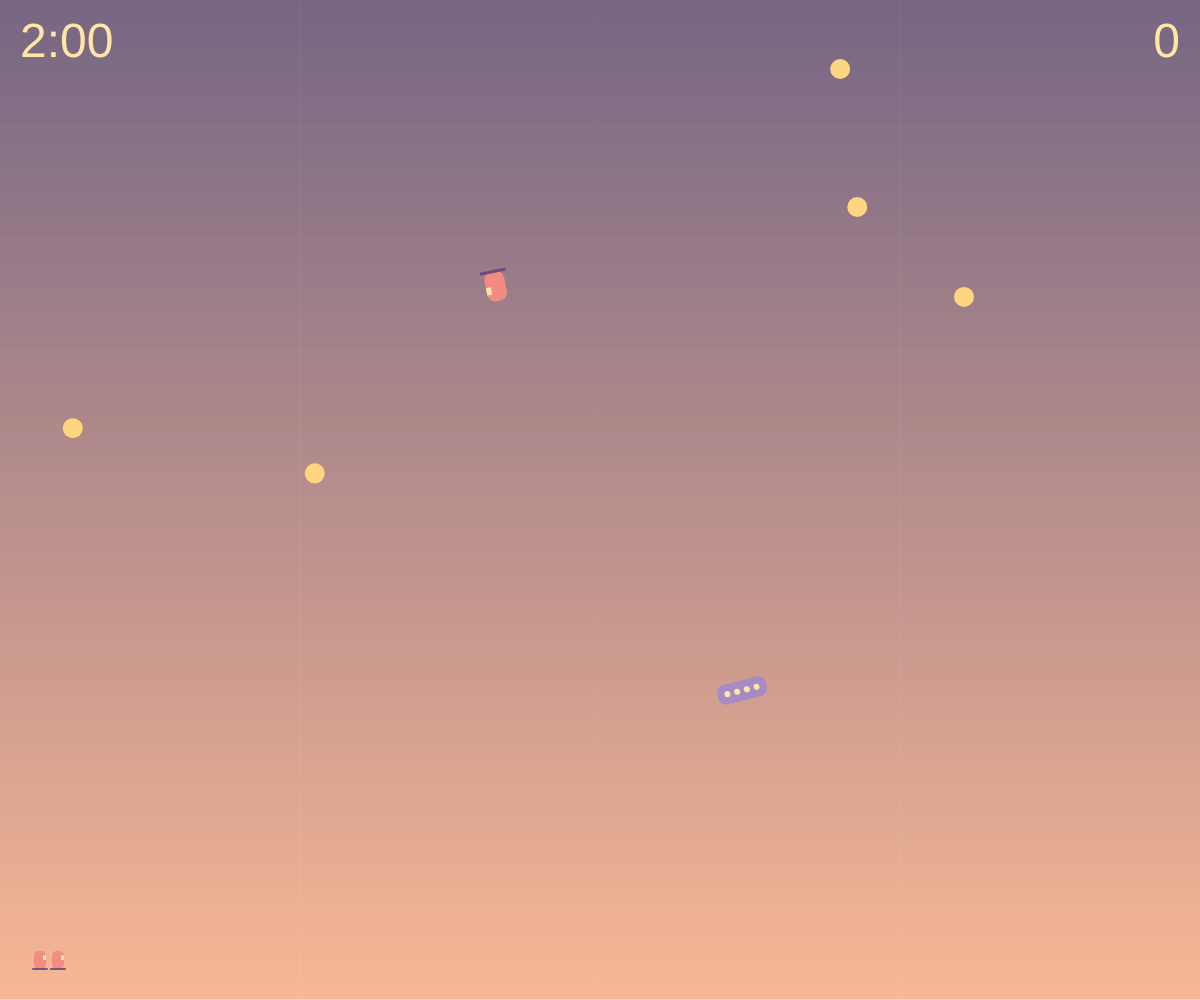
Frame 1 (no input)
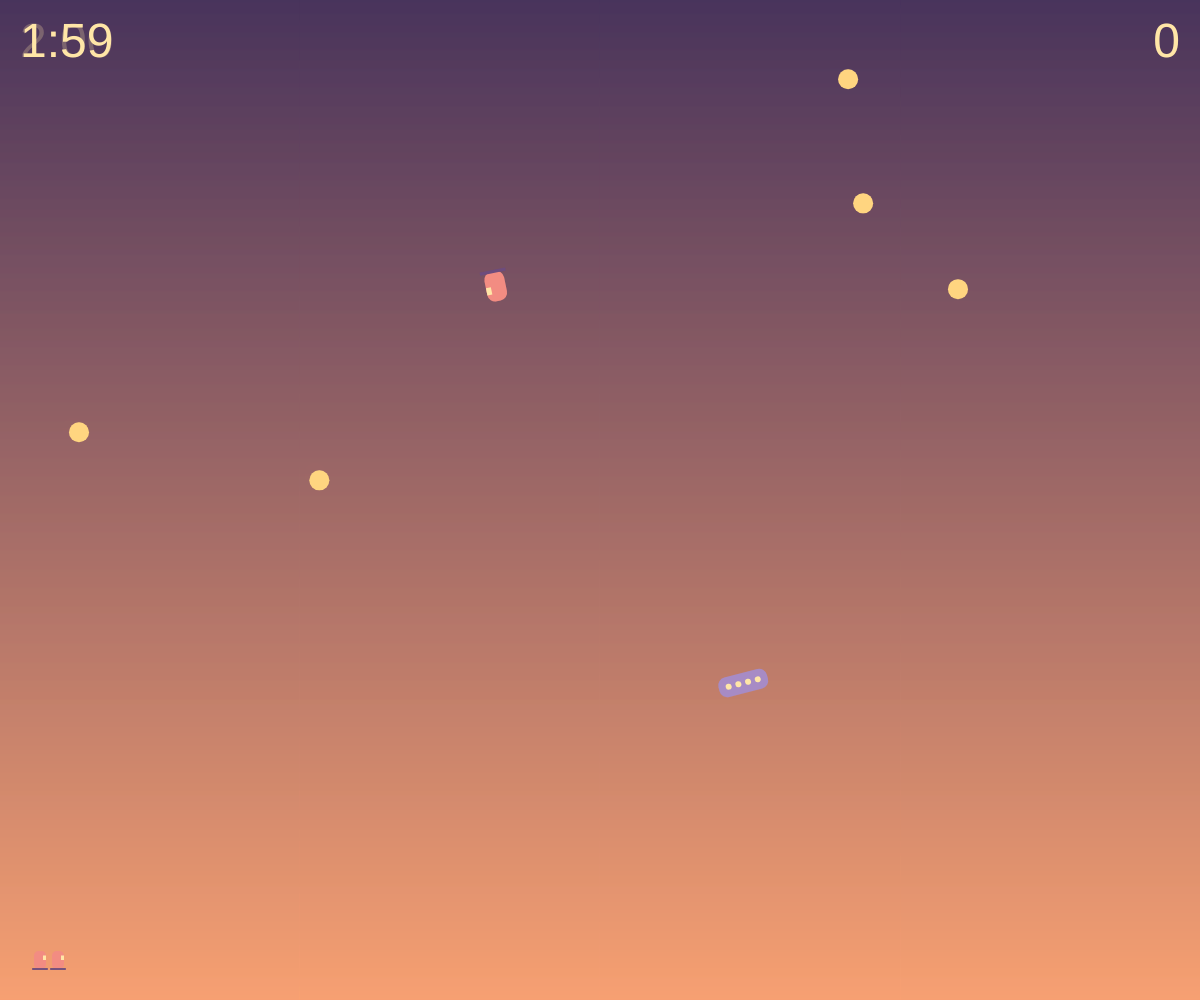
Frame 60 (no input)
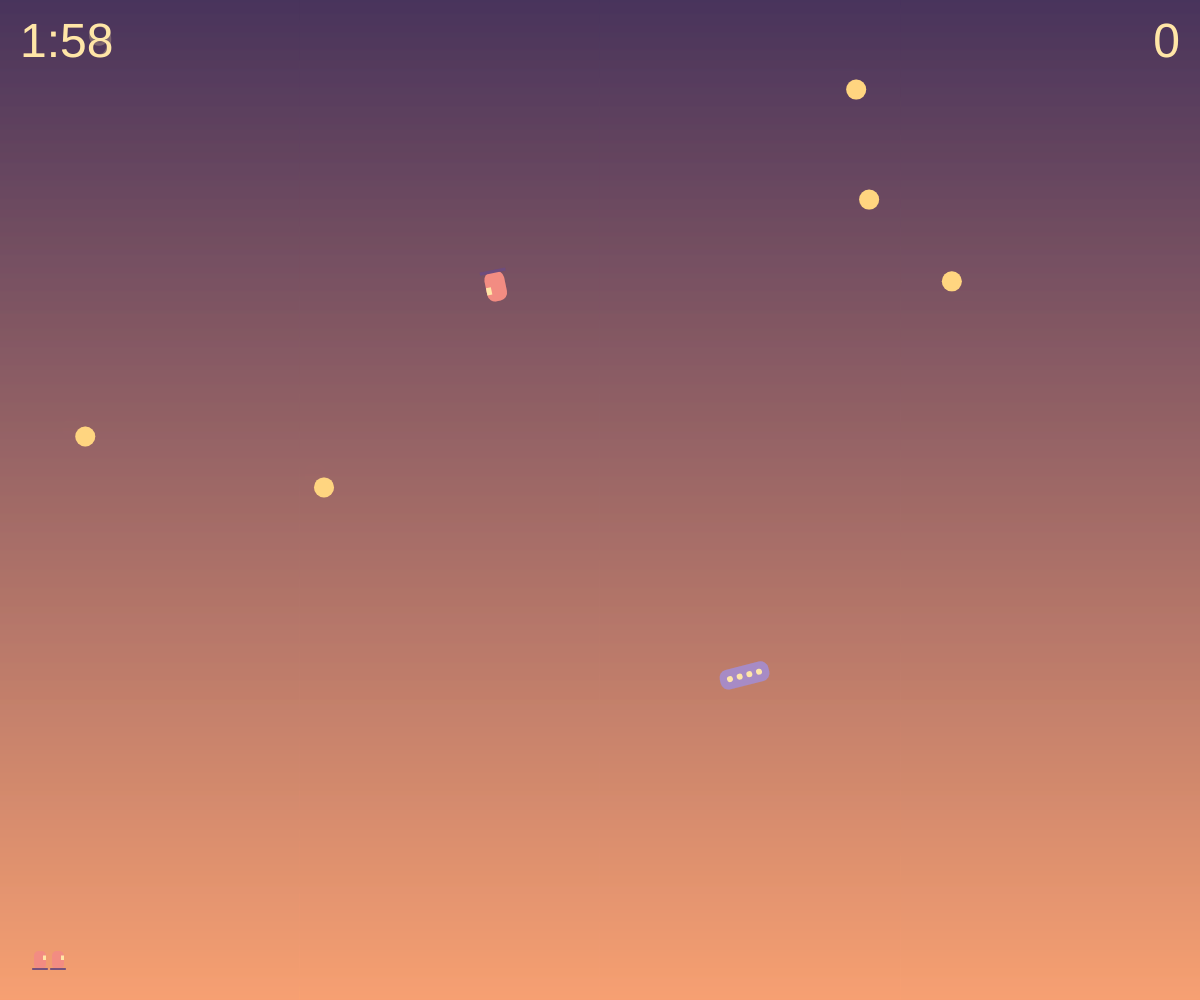
Frame 120 (the mouse pressed at the canvas centre since frame 60)

The p5.js sketch that drew these frames (run headless with seeded random() and noise() and a simulated clock; from frame 60 on, the mouse is pressed at the canvas centre):

// p5.js sketch
// ── sketch.js
let game;

/**
 * The longest frame the game will simulate, in ms. After a tab has been
 * hidden, the first deltaTime can cover the whole time away (many seconds),
 * which would jump everything along its path and finish every timer at once.
 * 50ms is a 20 fps frame; below that, the game runs in slow motion instead.
 **/
const MAX_DELTA_MS = 50;

/** Establish all the game elements. */
function setup() {
  createCanvas(windowWidth, windowHeight);
  game = new Game();
  // Pause when the window loses focus (switching tabs or apps), and resume
  // when it comes back. p5 has no built-in for this, so use the browser's
  // own window events.
  window.addEventListener("blur", () => {
    game.paused = true;
  });
  window.addEventListener("focus", () => {
    game.paused = false;
  });
}

function draw() {
  drawSunset();
  // move all game elements first, unless paused. Skipping move() freezes
  // everything, including the level timer, since it all runs on delta.
  if (!game.paused) {
    game.move(Math.min(deltaTime, MAX_DELTA_MS));
  }
  // then draw all game elements
  game.draw();
}
function drawSunset() {
  push();

  const topColor = color("#49345C");
  const bottomColor = color("#F7A072");

  strokeWeight(1);

  for (let y = 0; y < height; y++) {
    const amount = y / height;
    const skyColor = lerpColor(topColor, bottomColor, amount);

    stroke(skyColor);
    line(0, y, width, y);
  }

  pop();
}
// ── game.js
/**
 * This ties the entire game together. From its references, everything that
 * matters for game rendering, logic, and control is accessible.
 */
class Game {
  static DEFAULT_NUM_LIVES = 3;
  /** How long (ms) junk must stay in the beam to be caught. */
  static JUNK_CATCH_TIME_MS = 500;
  /** How long (ms) carried junk must stay in the pickup circle. */
  static JUNK_DROPOFF_TIME_MS = 1000;
  /** Points for each piece of junk delivered to the Mothership. */
  static SCORE_DROPOFF = 100;
  /** The one level in this version of the game. Time is in ms. */
  static LEVEL = { name: "Training", junk: 5, time: 120000 };

  /** Number of lives remaining */
  lives;

  /** The level being played. */
  level;

  /** Player ship. */
  magpie;

  /** Cargo ship to take junk to. */
  mothership;

  /** Input controller for the keyboard */
  inputs;

  /** When true, draw Physics debug graphics. Toggled with ~ or backtick. */
  debug;

  /** Total game score */
  score;

  /** When true, nothing moves and the timer stops. Set by sketch.js. */
  paused;

  constructor() {
    this.lives = Game.DEFAULT_NUM_LIVES;
    this.level = new Level(Game.LEVEL);

    // we want to place magpie and mothership near the center, so use these
    const padW = width / 4;
    const padH = height / 4;

    // establish Magpie
    this.magpie = new Magpie();
    this.magpie.physics.x = random(padW, padW * 3);
    this.magpie.physics.y = random(padH, padH * 3);
    this.magpie.physics.rotation = random(0, 2 * Math.PI);

    // establish Mothership
    this.mothership = new Mothership();
    this.mothership.physics.x = random(padW, padW * 3);
    this.mothership.physics.y = random(padH, padH * 3);
    this.mothership.physics.rotation = random(0, 2 * Math.PI);
    this.mothership.physics.dx = random(-12, 12); // pixels per second
    this.mothership.physics.dy = random(-12, 12);

    this.inputs = new Inputs(this.magpie);
    this.debug = false;

    this.score = 0;
    this.paused = false;
  }

  /**
   * Applies input, moves everything that is movable, then resolves
   * interactions between things at their new positions.
   **/
  move(delta) {
    this.inputs.handleKeyDown(delta);
    this.magpie.move(delta);
    this.mothership.move(delta);
    // the level timer stops once the level is complete
    this.level.move(delta, { countTime: !this.isLevelComplete() });
    const junk = this.resolveBeam(delta);
    if (junk) {
      this.magpie.captureJunk(junk);
      this.level.removeJunk(junk);
    }

    if (this.resolveDropoff(delta)) {
      this.magpie.capturedJunk = null; // delivered, so it disappears
      this.updateScore("dropoff");
    }
  }

  /**
   * Checks which junk, if any, is inside the Magpie's beam. The delta param
   * is the elapsed time in ms since the previous render, so it should be
   * roughly 16ms if the frame rate remains 60 hz. Returns the junk that has
   * been in the beam long enough to catch, or null if there isn't one.
   **/
   resolveBeam(delta) {
    let best = null;

    for (const junk of this.level.junk) {
      if (this.magpie.beamContains(junk.physics)) {
        junk.beamTime += delta;

        if (best === null || junk.beamTime > best.beamTime) {
          best = junk;
        }
      } else {
        junk.beamTime = Math.max(0, junk.beamTime - delta);
      }
    }

    if (best !== null && best.beamTime > Game.JUNK_CATCH_TIME_MS) {
      return best;
    }

    return null;
  }

  /**
   * Checks whether the junk the Magpie is carrying is inside the Mothership's
   * pickup circle, and adds or drains its dropoff time to match. Returns true
   * once it has been there longer than JUNK_DROPOFF_TIME_MS, meaning the junk
   * is delivered.
   **/
  resolveDropoff(delta) {
    // TODO (Phase 4): If the Magpie isn't carrying junk, return false. If
    // the carried junk is within Mothership.PICKUP_DIAMETER / 2 of the
    // Mothership, add delta to its dropoffTime. Otherwise, drain its
    // dropoffTime by delta, but not below zero. Return true when dropoffTime
    // is more than Game.JUNK_DROPOFF_TIME_MS.
    return false;
  }

  draw() {
    this.level.draw(this.score, this.lives);
    this.mothership.draw();
    this.magpie.draw();
    // We can show messages, but keep it to one at a time.
    if (this.paused) {
      Game.drawMessage("Paused");
    } else if (this.isLevelComplete()) {
      Game.drawMessage("All clear!");
    }
  }

  /** Dims the whole canvas and writes a message in the middle. */
  static drawMessage(message) {
    push();
    noStroke();
    fill("#000000a0");
    rect(0, 0, width, height);
    fill("#ffffff");
    textAlign(CENTER, CENTER);
    textSize(64);
    text(message, width / 2, height / 2);
    pop();
  }

  updateScore(reason) {
    // TODO (Phase 4): When the reason is "dropoff", add Game.SCORE_DROPOFF
    // to the score.
  }

  isLevelComplete() {
    // level is complete when there is no more junk to salvage and the magpie
    // isn't hauling anything.
    return this.level.junk.length === 0 && this.magpie.capturedJunk === null;
  }
}

// ── inputs.js
/** Organizer class for user input and applying it against the magpie. */
class Inputs {
  /** Forward thrust, in pixels per second, per second. */
  static THRUST = 180;
  /** Reverse thrust is weaker than forward thrust. */
  static REVERSE_THRUST = 90;
  /** Turning speed, in radians per second. */
  static TURN_RATE = 1.8;

  magpie;

  constructor(magpie) {
    this.magpie = magpie;
  }

  /**
   * WASD for movement, space for tractor beam. `delta` is the ms since the last
   * frame, so holding a key has the same effect at any frame rate.
   **/
  handleKeyDown(delta) {
    if (keyIsDown("w")) {
      this.magpie.physics.thrust(Inputs.THRUST, delta);
    }

    if (keyIsDown("s")) {
      this.magpie.physics.thrust(-Inputs.REVERSE_THRUST, delta);
    }

    if (keyIsDown("a")) {
      this.magpie.physics.rotate(-Inputs.TURN_RATE, delta);
    }

    if (keyIsDown("d")) {
      this.magpie.physics.rotate(Inputs.TURN_RATE, delta);
    }

    if (keyIsDown("Space")) {
      this.magpie.enableBeam(true);
    } else {
      this.magpie.enableBeam(false);
    }
  }
}
/**
 * Keys whose browser default is to scroll the page (or a parent page) in
 * case this is inside an iframe.
 **/
const SCROLL_KEYS = [" ", "ArrowUp", "ArrowDown", "ArrowLeft", "ArrowRight"];

/**
 * Handles one-shot key presses (not held keys). Toggles debug mode with ~ or
 * backtick. Returning false for scroll keys keeps them from scrolling the
 * page; other keys (like Cmd-R) keep their normal browser behavior.
 */
function keyPressed() {
  // game is undefined until setup() runs
  if (game && (key === "~" || key === "`")) {
    game.debug = !game.debug;
  }
  if (SCROLL_KEYS.includes(key)) {
    return false;
  }
}

// ── junk.js
class Junk {
  static DIAMETER = 20;

  physics;

  /** How long (ms) this junk has been in the Magpie's beam. */
  beamTime;

  /** How long (ms) this junk has been in the Mothership's drop zone. */
  dropoffTime;

  constructor() {
    this.physics = new Physics();
    this.physics.x = random(0, width);
    this.physics.y = random(0, height);
    this.physics.dx = random(-12, 12); // pixels per second
    this.physics.dy = random(-12, 12);
    this.beamTime = 0;
    this.dropoffTime = 0;
  }

  draw() {
    push();
    drawEverywhere({
      offset: this.physics,
      drawFn: () => {
        Junk.drawJunk();
        if (game.debug) {
          this.physics.draw();
        }
      },
    });
    pop();
  }

  /**
   * Draws the junk's shape around (0, 0). Assumes the caller has already
   * moved the transform to wherever the junk should appear.
   **/
  static drawJunk() {
    push();
    noStroke();

    // Golden circles to match the sunset colors
    fill("#FFD580");
    circle(0, 0, Junk.DIAMETER);

    pop();
  }

  move(delta) {
    this.physics.move(delta, { constrain: true });
  }
}

// ── level.js
/**
 * Holds info and behavior for a level itself including the timer, and any
 * junk it might contain.
 **/
class Level {
  static LIVES_PAD_BOTTOM = 40;
  static LIVES_PAD_LEFT = 40;
  static LIVES_GAP = 18;
  static LIVES_SCALE = 0.6;
  static HUD_TEXT_SIZE = 48;
  static HUD_PAD = 20;

  name;
  junk;
  time;

  constructor(levelConfig) {
    this.name = levelConfig.name;
    this.junk = [];
    for (let i = 0; i < levelConfig.junk; i++) {
      this.junk.push(new Junk());
    }
    this.time = {
      initial: levelConfig.time,
      elapsed: 0,
    };
  }

  /** Give the remaining time for this level in milliseconds. */
 timeLeft() {
  return Math.max(0, this.time.initial - this.time.elapsed);
}

  /**
   * Draws the UI chrome (timer, score, and lives) and the level's junk. The
   * Magpie and Mothership are drawn by Game, which also passes in the score
   * and lives.
   **/
  draw(score, lives) {
  push();

  // Timer and score
  noStroke();
  fill("#FFE6A7");
  textSize(Level.HUD_TEXT_SIZE);

  const parts = timeToStringParts(this.timeLeft());

  textAlign(LEFT, TOP);
  text(
    `${parts.minutes}:${parts.seconds}`,
    Level.HUD_PAD,
    Level.HUD_PAD
  );

  textAlign(RIGHT, TOP);
  text(score, width - Level.HUD_PAD, Level.HUD_PAD);

  // Spare ships
  for (let i = 0; i < lives - 1; i++) {
    push();
    translate(
      Level.LIVES_PAD_LEFT + i * Level.LIVES_GAP,
      height - Level.LIVES_PAD_BOTTOM
    );
    scale(Level.LIVES_SCALE);
    Magpie.drawMagpie({ rotation: 0, beam: false });
    pop();
  }

  // Junk
  for (const junk of this.junk) {
    junk.draw();
  }

  pop();
}

  /**
   * Moves anything owned by the level (junk, comets, etc). If the `countTime`
   * argument is present and false, the timer doesn't advance, but everything
   * still moves.
   **/
  move(delta, { countTime = true } = {}) {
    // the timer counts game time, not wall-clock time, so it stops whenever
    // move() isn't called (e.g. while paused), or when countTime is false.
    if (countTime) {
      this.time.elapsed += delta;
    }
    for (const junk of this.junk) {
      junk.move(delta);
    }
  }

  removeJunk(junkToRemove) {
    this.junk = this.junk.filter((j) => j !== junkToRemove);
  }
}

// ── magpie.js
class Magpie {
  static DOME_WIDTH = 20;
  static DOME_HEIGHT = 30;
  static PLATFORM_WIDTH = Magpie.DOME_WIDTH + 6;
  static PLATFORM_HEIGHT = 3;
  static BEAM_WIDTH = 50;
  static BEAM_HEIGHT = 60;
  static WINDOW_WIDTH = Magpie.DOME_WIDTH / 4;
  static WINDOW_HEIGHT = Magpie.DOME_HEIGHT / 4;
  /** Where captured junk sits, in the Magpie's own frame (below the ship). */
  static CARGO_Y = 40;

  physics;
  beam;

  /** If we've caught space junk, use a direct reference to draw it. */
  capturedJunk;

  constructor() {
    this.physics = new Physics();
    this.beam = false;
    this.capturedJunk = null; // intentionally empty
  }

  draw() {
    push();
    drawEverywhere({
      offset: this.physics,
      drawFn: () => {
        // TODO (Phase 4): If this.capturedJunk isn't null, draw it here, so
        // the ship is drawn on top of it. Rotate by the Magpie's rotation,
        // translate to (0, Magpie.CARGO_Y), and call Junk.drawJunk(). Use
        // push() and pop() so the ship below isn't moved too.
        Magpie.drawMagpie({ rotation: this.physics.rotation, beam: this.beam });
        if (game.debug) {
          this.physics.draw();
        }
      },
    });
    pop();
  }

  /** Sets the captured junk to the given one, and turns off the beam. */
  captureJunk(junk) {
    // TODO (Phase 4): Remember the junk in this.capturedJunk, and switch the
    // beam off.
  }

  // this method is static. That means it doesn't use `this` to gain access to
  // instance members, because there _is_ no instance. This is essentially a
  // function that happens to be placed inside the Magpie namespace.
 static drawMagpie({ rotation, beam }) {
  push();
  rotate(rotation);
  rectMode(CENTER);
  noStroke();
   // Transparent yellow beam, drawn behind the ship
    if (beam) {
      fill("#FFE6A740");
      triangle(
        0, 0,
        Magpie.BEAM_WIDTH / 2, Magpie.BEAM_HEIGHT,
        -Magpie.BEAM_WIDTH / 2, Magpie.BEAM_HEIGHT
      );
    }

  // Coral dome, centered at the ship's origin
  fill("#F28C82");
  rect(
    0,
    0,
    Magpie.DOME_WIDTH,
    Magpie.DOME_HEIGHT,
    8
  );

  // Plum platform along the dome's bottom edge
  fill("#6D4C7D");
  rect(
    0,
    Magpie.DOME_HEIGHT / 2,
    Magpie.PLATFORM_WIDTH,
    Magpie.PLATFORM_HEIGHT
  );

  // Pale yellow window on the right, just above center
  fill("#FFE6A7");
  rect(
    Magpie.DOME_WIDTH / 2 - Magpie.WINDOW_WIDTH / 2,
    -Magpie.WINDOW_HEIGHT / 2,
    Magpie.WINDOW_WIDTH,
    Magpie.WINDOW_HEIGHT
  );

  pop();
}
  move(delta) {
    this.physics.move(delta, { constrain: true });

    if (this.capturedJunk) {
      push();
      translate(this.physics.x, this.physics.y);
      rotate(this.physics.rotation);
      const cargo = worldToScreen(0, Magpie.CARGO_Y);
      pop();

      this.capturedJunk.physics.x = cargo.x;
      this.capturedJunk.physics.y = cargo.y;
    }
  }

  beamContains({ x, y }) {
    if (!this.beam) {
      return false;
    }

    let inside = false;

    drawEverywhere({
      offset: this.physics,
      drawFn: () => {
        rotate(this.physics.rotation);

        const p = screenToWorld(x, y);
        const halfWidth =
          (p.y / Magpie.BEAM_HEIGHT) * (Magpie.BEAM_WIDTH / 2);
        const withinDepth =
          p.y >= 0 && p.y <= Magpie.BEAM_HEIGHT;

        if (withinDepth && Math.abs(p.x) <= halfWidth) {
          inside = true;
        }
      },
    });

    return inside;
  }

   enableBeam(v) {
    if (!v || this.capturedJunk === null) {
      this.beam = v;
    }
  }
}
// ── mothership.js
class Mothership {
  static WIDTH = 50;
  static HEIGHT = 20;
  static PICKUP_DIAMETER = Mothership.WIDTH * 1.2;
  static CORNER_RADIUS = 8;
  static NUM_PORTHOLES = 4;
  static PORTHOLE_DIAMETER = 6;

  physics;

  constructor() {
    this.physics = new Physics();
  }

  draw() {
    push();
    drawEverywhere({
      offset: this.physics,
      drawFn: () => {
        Mothership.drawMothership({ rotation: this.physics.rotation });
        if (game.debug) {
          this.physics.draw();
          noFill();
          stroke("#fff");
          circle(0, 0, Mothership.PICKUP_DIAMETER);
        }
      },
    });
    pop();
  }

  /**
   * Draws the Mothership's shape around (0, 0). Assumes the caller has
   * already moved the transform to wherever the Mothership should appear.
   **/
  static drawMothership({ rotation }) {
    push();
    rotate(rotation);
    rectMode(CENTER);
    noStroke();

    // Lavender cargo ship
    fill("#A78BC5");
    rect(
      0,
      0,
      Mothership.WIDTH,
      Mothership.HEIGHT,
      Mothership.CORNER_RADIUS
    );

    // Evenly spaced pale yellow windows
    fill("#FFE6A7");

    const spacing =
      Mothership.WIDTH / (Mothership.NUM_PORTHOLES + 1);

    for (let i = 0; i < Mothership.NUM_PORTHOLES; i++) {
      const x = -Mothership.WIDTH / 2 + spacing * (i + 1);
      circle(x, 0, Mothership.PORTHOLE_DIAMETER);
    }

    pop();
  }
  move(delta) {
    this.physics.move(delta, { constrain: true });
  }
}
// ── physics.js
/**
 * Represents a particle-style physical object with position, velocity, and
 * rotation (in radians). Velocity (dx, dy) is in pixels per second. Methods
 * that change things over time take `delta`, the milliseconds since the last
 * frame, so motion is the same speed at any frame rate.
 **/
class Physics {
  x;
  y;
  dx;
  dy;
  rotation;

  /** Initialize position/velocity/rotation all to zero. */
  constructor() {
    this.x = 0;
    this.y = 0;
    this.dx = 0;
    this.dy = 0;
    this.rotation = 0;
  }

  /**
   * Draws the particle's debugging info: a circle at its position, a thin line
   * showing where it will be in half a second, and a thick line showing its
   * direction of travel. Assumes the transform is translated to (x, y) but
   * not rotated, since dx and dy are in screen coordinates.
   **/
  draw() {
    push();
    noFill();
    stroke("#ffffff");
    strokeWeight(1);
    circle(0, 0, 10);
    const v = createVector(this.dx, this.dy); // pixels per second
    const future = v.copy().mult(0.5); // how far it goes in half a second
    line(0, 0, future.x, future.y);
    strokeWeight(2);
    const dir = v.copy().setMag(10);
    line(0, 0, dir.x, dir.y);
    pop();
  }

  /**
   * Moves the item by its velocity times the elapsed time. `delta` is in ms and
   * velocity is per second. If the `constrain` argument is present and truthy,
   * it keeps the item on the visible portion of canvas by wrapping x and y
   * around.
   **/
   move(delta, { constrain = false } = {}) {
    const seconds = delta / 1000;

    this.x += this.dx * seconds;
    this.y += this.dy * seconds;

    if (constrain) {
      while (this.x < 0) this.x += width;
      while (this.y < 0) this.y += height;
      while (this.x >= width) this.x -= width;
      while (this.y >= height) this.y -= height;
    }
  }
  rotate(rate, delta) {
    this.rotation += rate * (delta / 1000);
  }

  /**
   * Speed up in the 'forward' direction at the given rate (pixels per second,
   * per second) for `delta` ms. This depends on the current rotation. It is
   * intended for entities like ships that have a clear 'up' or 'forward'
   * direction.
   */
    thrust(accel, delta) {
    const seconds = delta / 1000;

    this.dx += sin(this.rotation) * accel * seconds;
    this.dy -= cos(this.rotation) * accel * seconds;
  }
}
// ── utils.js
/**
 * Moves the transform to the given offset (any object with x and y, like a
 * Physics), then calls drawFn. The drawFn should draw around (0, 0).
 *
 * In this version it draws one copy. Wrapping objects around the edges of
 * the screen would mean drawing more copies, offset by the canvas width and
 * height. That's a stretch goal.
 **/
function drawEverywhere({ offset, drawFn }) {
  push();
  translate(offset.x, offset.y);
  drawFn();
  pop();
}

/**
 * A stand-in shape for things you haven't drawn yet: an outlined rectangle
 * with a line pointing 'forward', so you can see which way it is rotated.
 * Draws around (0, 0). The size is `w` by `h`, not `width` and `height`,
 * because those names are already p5's canvas size.
 **/
function drawPlaceholder({ rotation, w, h }) {
  push();
  rotate(rotation);
  noFill();
  stroke("#ffffff");
  rectMode(CENTER);
  rect(0, 0, w, h);
  line(0, 0, 0, -h);
  pop();
}

/**
 * Returns an object { minutes, seconds } where both items are strings
 * suitable for rendering. E.g. "4" minutes, "03" seconds.
 */
function timeToStringParts(timeMs) {
  const totalSeconds = Math.ceil(timeMs / 1000);
  const minutes = Math.floor(totalSeconds / 60);
  const seconds = totalSeconds % 60;

  return {
    minutes: String(minutes),
    seconds: String(seconds).padStart(2, "0")
  };
}
